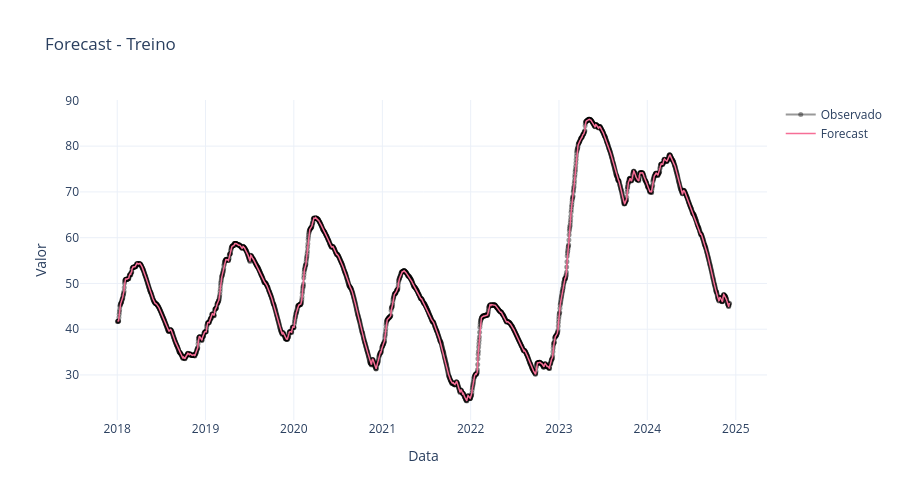
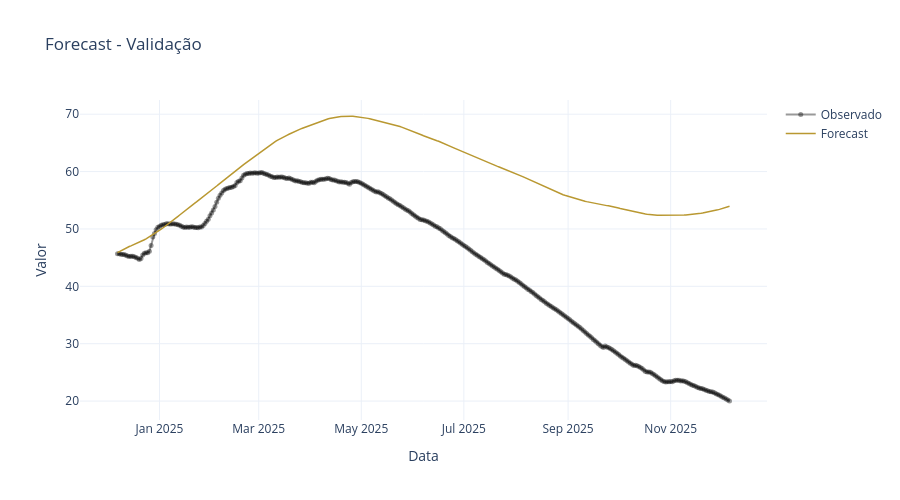

Notebook source saved alongside these figures, in order:
### Markdown cell above
### Com vazão jusante

### Code cell
model = ModeloPrevisaoVolume(
  base_model = LinearRegression(fit_intercept=False),
  usar_jusante = True,
)

model.fit_vazao_natural(X_vn_train_rec, y_vn_train_rec)
model.fit_vazao_jusante(X_vj_train_rec, y_vj_train_rec)
model.calculate_lags(X_vn_valid_rec)
model.fit(X_vol_train_rec, y_vol_train_rec)

X_vn_train_rec_drop = X_vn_train_rec.iloc[1:]
y_fit = model.predict(X_vn_train_rec_drop)
y_pred = model.predict(X_vn_valid_rec)

metric = calculate_metrics(
  y_vol_rec.loc[y_fit.index],
  y_vol_rec.loc[y_pred.index],
  y_fit.squeeze(),
  y_pred.squeeze()
)
display(metric)

fig1 = plot_plotly(
  y_vol_rec.loc[y_fit.index],
  y_fit,
  title="Forecast - Treino",
  showlegend=True
)

fig2 = plot_plotly(
  y_vol_rec.loc[y_pred.index],
  y_pred,
  title="Forecast - Validação",
  showlegend=True
)

### Figure 1 — Plotly figure (JSON) as saved in the notebook; plotly's stock layout.template omitted (floating-point values rounded to 4 significant figures; data arrays with more than 128 entries replaced by an {"elided": "..."} marker saying what was removed)
{"data": [{"line": {"color": "rgba(0, 0, 0, 0.4)", "width": 2}, "marker": {"size": 5}, "mode": "markers+lines", "name": "Observado", "type": "scatter", "x": {"elided": "2531 str values"}, "y": {"elided": "2531 float values"}}, {"line": {"color": "rgb(246, 110, 150)", "width": 1.5}, "mode": "lines", "name": "Forecast", "type": "scatter", "x": {"elided": "2531 str values"}, "y": {"elided": "2531 float values"}}], "layout": {"height": 500, "hovermode": false, "showlegend": true, "title": {"text": "Forecast - Treino"}, "xaxis": {"title": {"text": "Data"}}, "yaxis": {"title": {"text": "Valor"}}}}

### Figure 2 — Plotly figure (JSON) as saved in the notebook; plotly's stock layout.template omitted (floating-point values rounded to 4 significant figures; data arrays with more than 128 entries replaced by an {"elided": "..."} marker saying what was removed)
{"data": [{"line": {"color": "rgba(0, 0, 0, 0.4)", "width": 2}, "marker": {"size": 5}, "mode": "markers+lines", "name": "Observado", "type": "scatter", "x": {"elided": "365 str values"}, "y": {"elided": "365 float values"}}, {"line": {"color": "rgb(185, 152, 49)", "width": 1.5}, "mode": "lines", "name": "Forecast", "type": "scatter", "x": {"elided": "365 str values"}, "y": {"elided": "365 float values"}}], "layout": {"height": 500, "hovermode": false, "showlegend": true, "title": {"text": "Forecast - Validação"}, "xaxis": {"title": {"text": "Data"}}, "yaxis": {"title": {"text": "Valor"}}}}
